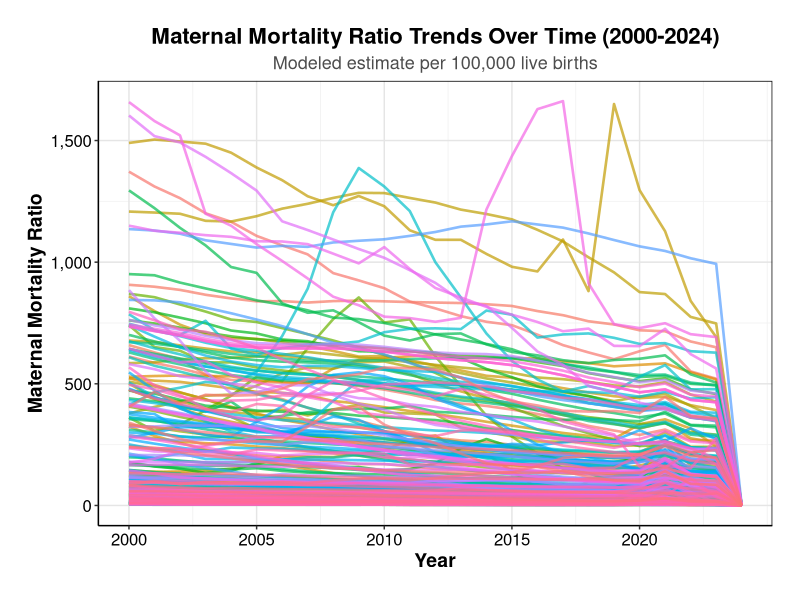
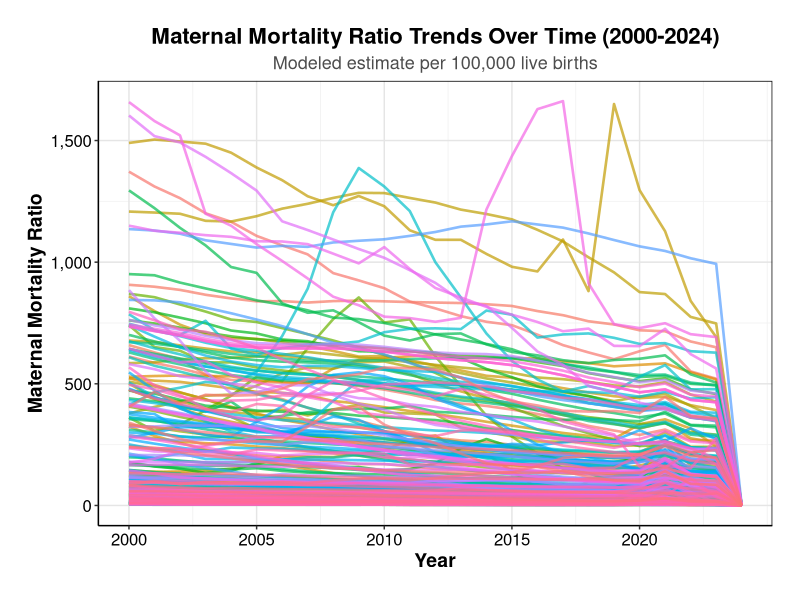

Recreate these plots in R, in order.
library(dplyr)
library(tidyr)
library(stringr)
library(ggplot2)

# Load the mean-imputed dataset
data <- read.csv("wb_data_mean_imputed.csv")

# Check the structure of the data
cat("Dataset dimensions:", nrow(data), "rows x", ncol(data), "columns\n")
cat("Available series (first 10):\n")
print(head(unique(data$Series.Name), 10))

# Filter for Maternal Mortality Ratio data
# Note: R's read.csv() converts column names, so "Series Name" becomes "Series.Name"
mmr_df <- data %>%
  filter(Series.Name == "Maternal mortality ratio (modeled estimate, per 100,000 live births)") %>%
  # Select country name and all year columns (which start with "X" followed by year)
  select(Country.Name, starts_with("X")) %>%
  # Reshape from wide to long format
  pivot_longer(-Country.Name, names_to = "Year", values_to = "MMR") %>%
  # Extract the 4-digit year from column names like "X2000..YR2000."
  # The regex "(?<=X)\\d{4}" means: find 4 digits that come after "X"
  mutate(Year = as.numeric(str_extract(Year, "(?<=X)\\d{4}"))) %>%
  # Remove any rows with missing years (shouldn't happen but good practice)
  filter(!is.na(Year))

# Check if we have data
cat("\nMaternal Mortality data found for", length(unique(mmr_df$Country.Name)), "countries\n")
cat("Year range:", min(mmr_df$Year), "to", max(mmr_df$Year), "\n")
cat("Sample of data:\n")
print(head(mmr_df))

# Create the time series plot
p <- ggplot(mmr_df, aes(x = Year, y = MMR, group = Country.Name, color = Country.Name)) +
  geom_line(alpha = 0.7, linewidth = 0.9) +
  labs(
    title = "Maternal Mortality Ratio Trends Over Time (2000-2024)",
    subtitle = "Modeled estimate per 100,000 live births",
    y = "Maternal Mortality Ratio",
    x = "Year"
  ) +
  theme_classic() +  # White background with black axes
  theme(
    # Plot styling
    plot.background = element_rect(fill = "white", color = NA),
    panel.background = element_rect(fill = "white", color = NA),
    
    # Text styling for better readability
    plot.title = element_text(size = 16, face = "bold", color = "black", hjust = 0.5),
    plot.subtitle = element_text(size = 13, color = "gray30", hjust = 0.5),
    axis.title.x = element_text(size = 14, face = "bold", color = "black"),
    axis.title.y = element_text(size = 14, face = "bold", color = "black"),
    axis.text.x = element_text(size = 12, color = "black"),
    axis.text.y = element_text(size = 12, color = "black"),
    
    # Grid lines for better readability
    panel.grid.major = element_line(color = "gray90", linewidth = 0.5),
    panel.grid.minor = element_line(color = "gray95", linewidth = 0.3),
    
    # Remove legend (too many countries)
    legend.position = "none",
    
    # Plot margins
    plot.margin = margin(20, 20, 20, 20)
  ) +
  scale_x_continuous(breaks = seq(2000, 2024, 5)) +
  scale_y_continuous(labels = scales::comma_format()) +
  # Add a subtle border around the plot
  theme(panel.border = element_rect(color = "black", fill = NA, linewidth = 0.5))

# Display the plot
print(p)

# Save the plot
ggsave("maternal_mortality_trends.png", plot = p, width = 12, height = 8, dpi = 300)
cat("\nPlot saved as 'maternal_mortality_trends.png'\n")

# Summary statistics
cat("\nSummary Statistics:\n")
summary_stats <- mmr_df %>%
  group_by(Year) %>%
  summarise(
    Countries = n(),
    Mean_MMR = round(mean(MMR, na.rm = TRUE), 2),
    Median_MMR = round(median(MMR, na.rm = TRUE), 2),
    Min_MMR = round(min(MMR, na.rm = TRUE), 2),
    Max_MMR = round(max(MMR, na.rm = TRUE), 2),
    .groups = 'drop'
  )

print(summary_stats)
  